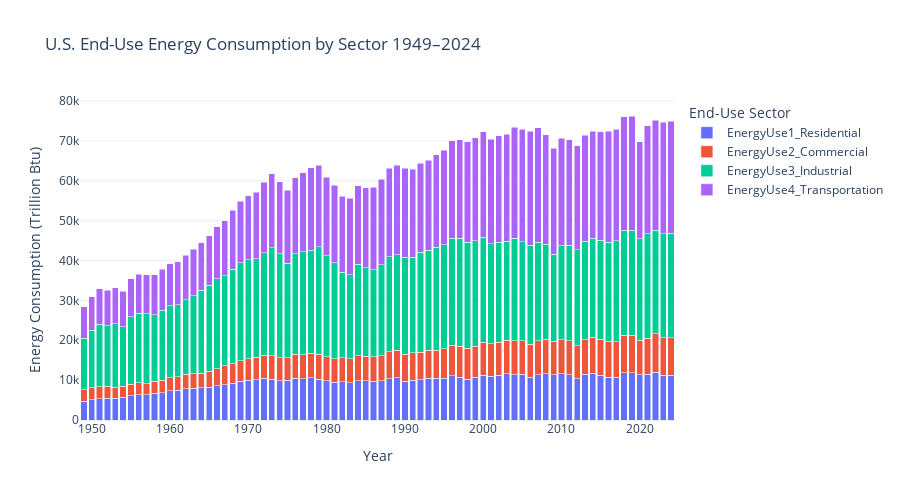

Notebook cell for this chart:
### Code cell
# Total end-use energy consumption by sector 1949-2024

df_sectors = df1_energy[[
    "Year",
    "EnergyUse1_Residential",
    "EnergyUse2_Commercial",
    "EnergyUse3_Industrial",
    "EnergyUse4_Transportation"
]]

# Melt for plotting
df_sectors_melt = df_sectors.melt(id_vars="Year", 
                                  var_name="End-Use Sector", 
                                  value_name="Energy Consumption (Trillion Btu)")
fig2 = px.bar(
    df_sectors_melt,
    x="Year",
    y="Energy Consumption (Trillion Btu)",
    color="End-Use Sector",
    title="U.S. End-Use Energy Consumption by Sector 1949–2024",
    barmode="stack"
)

fig2.update_layout(
    template="plotly_white",
    width=900,
    height=500
)

fig2.show()
